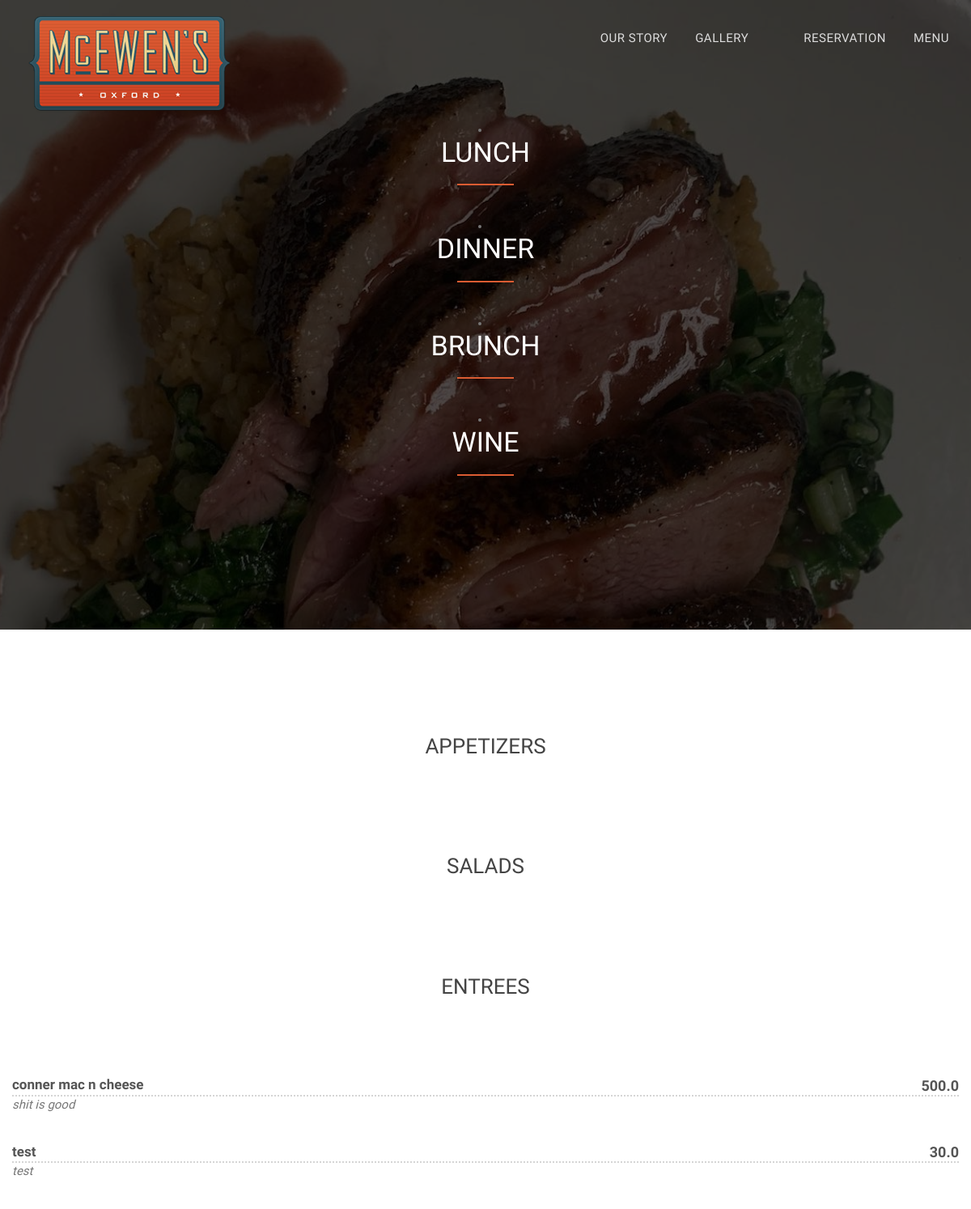
The page /dinner/ on the database as committed earlier.
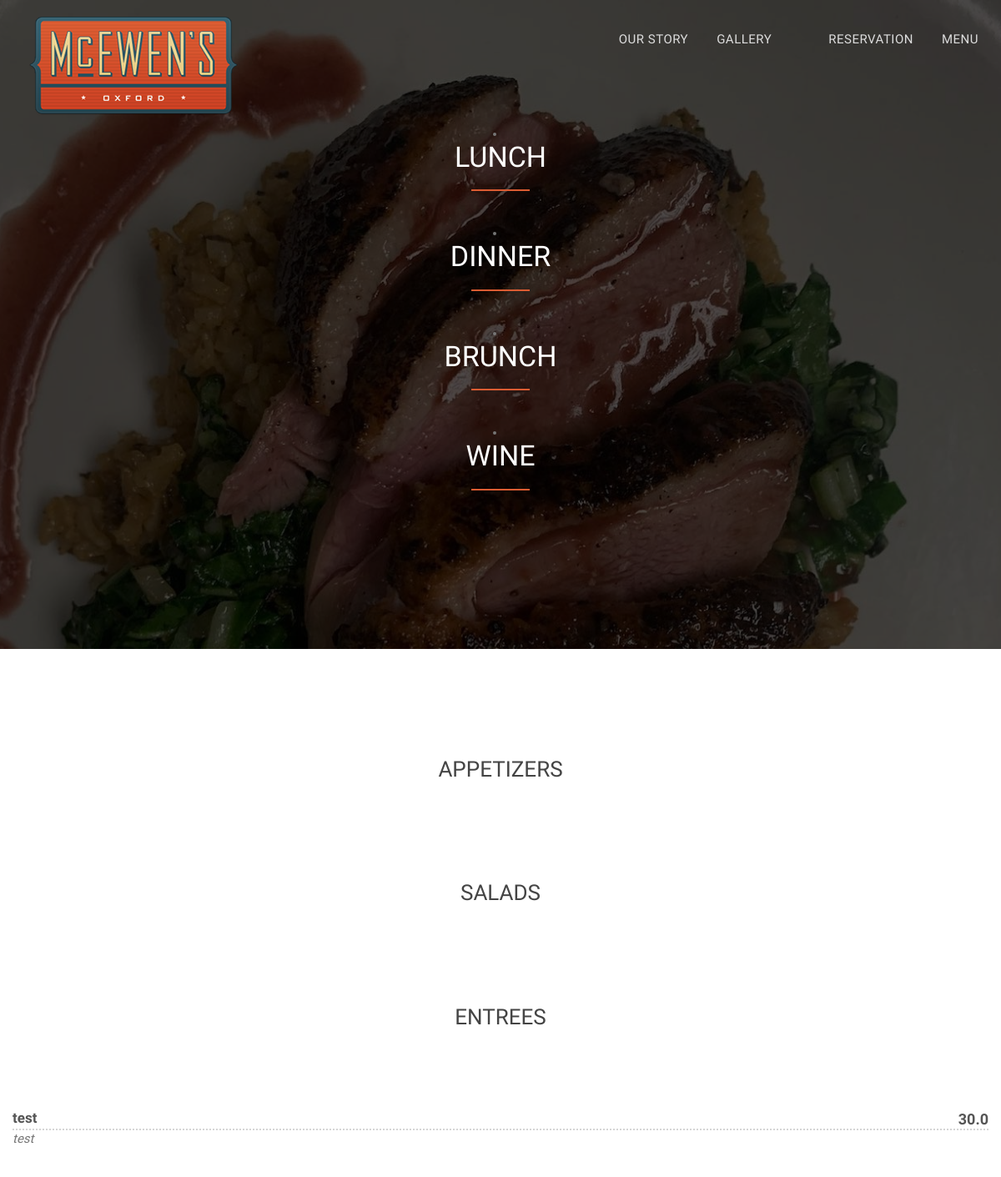
The same page on the database as committed later.
### mcewens/models.py (models this page shows)
class MenuItem(models.Model):
    name = models.CharField(max_length=50)
    CATEGORY_CHOICES = (
        ("Brunch", "Brunch"),
        ("Lunch", "Lunch"),
        ("Dinner", "Dinner"),
        ("Wine and Cocktails", "Wine and Cocktails"),
    )
    category = models.CharField(choices=CATEGORY_CHOICES, max_length=50)
    TYPE_CHOICES = (
        ("Appetizers", "Appetizers"),
        ("Salads", "Salads"),
        ("Entrees", "Entrees"),
        ("Sandwiches", "Sandwiches"),
        ("Desserts", "Desserts"),
        ("Wine", "Wine"),
        ("Cocktails", "Cocktails"),
    )
    item_type = models.CharField(choices=TYPE_CHOICES, max_length=50, blank=True)
    description = models.TextField(max_length=200, blank=True)
    price = models.FloatField()
    CURRENT_CHOICES = (
        (1, "On menu"),
        (0, "Not on menu"),
    )
    current = models.IntegerField(default=1, choices=CURRENT_CHOICES)
    class Meta:
        unique_together = ("name", "category")

### mcewens/views.py (the view)
# urls.py: path("dinner/", dinner_view, name="dinner"),
def dinner_view(request):
    TYPES = ("Appetizers", "Salads", "Entrees")
    dinner_item = get_current_by_category("Dinner").values()
    return render(request, "dinner.html", {"types": TYPES, "items": dinner_item})

### mcewens/models.py (called while the page is built)
def get_current_by_category(cat):
    return MenuItem.objects.filter(category=cat, current=1)

### mcewens/templates/dinner.html (shortened to what this page needs)
{% extends 'index.html' %} {% block content%}
<div id="restaurant-menu-dinner">
  <div class="section-title text-center center">
    <div class="overlay">
      <li>
        <a id="lunch-link" href="{% url 'lunch' %}" class="page-scroll">
          <h2>Lunch</h2>
        </a>
      </li>
      <hr />
      <li>
        <a id="dinner-link" href="{% url 'dinner' %}" class="page-scroll">
          <h2>Dinner</h2>
        </a>
      </li>
      <hr />
      <li>
        <a id="brunch-link" href="{% url 'brunch' %}" class="page-scroll">
          <h2>Brunch</h2>
        </a>
      </li>
      <hr />
      <li>
        <a id="wine-link" href="{% url 'wine' %}" class="page-scroll">
          <h2>Wine</h2>
        </a>
      </li>
      <hr />
    </div>
  </div>
  <div class="container">
    <div class="row">
   {% for type in types %}
      <div class="container">
        <div class="row">
           <div class="overlay">
            <h2 class="menu-section-title">{{ type }}</h2>
            <div class="overlay">
              <div class="container">
                <div class="row">
                    {% for item in items %} {% if item.item_type == type %}
                    <div class="menu-item">
                      <div class="menu-item-name">{{ item.name }}</div>
                      <div class="menu-item-price">{{ item.price }}</div>
                      <div class="menu-item-description">{{ item.description }}</div>
                    </div>
                    {% endif %} {% endfor %} {% endfor %}
                  </div>
                  {% endblock content%}

Rows that differ between the two databases and show on the page:
removed MenuItem: name "conner mac n cheese", price "500.0", description "shit is good"
